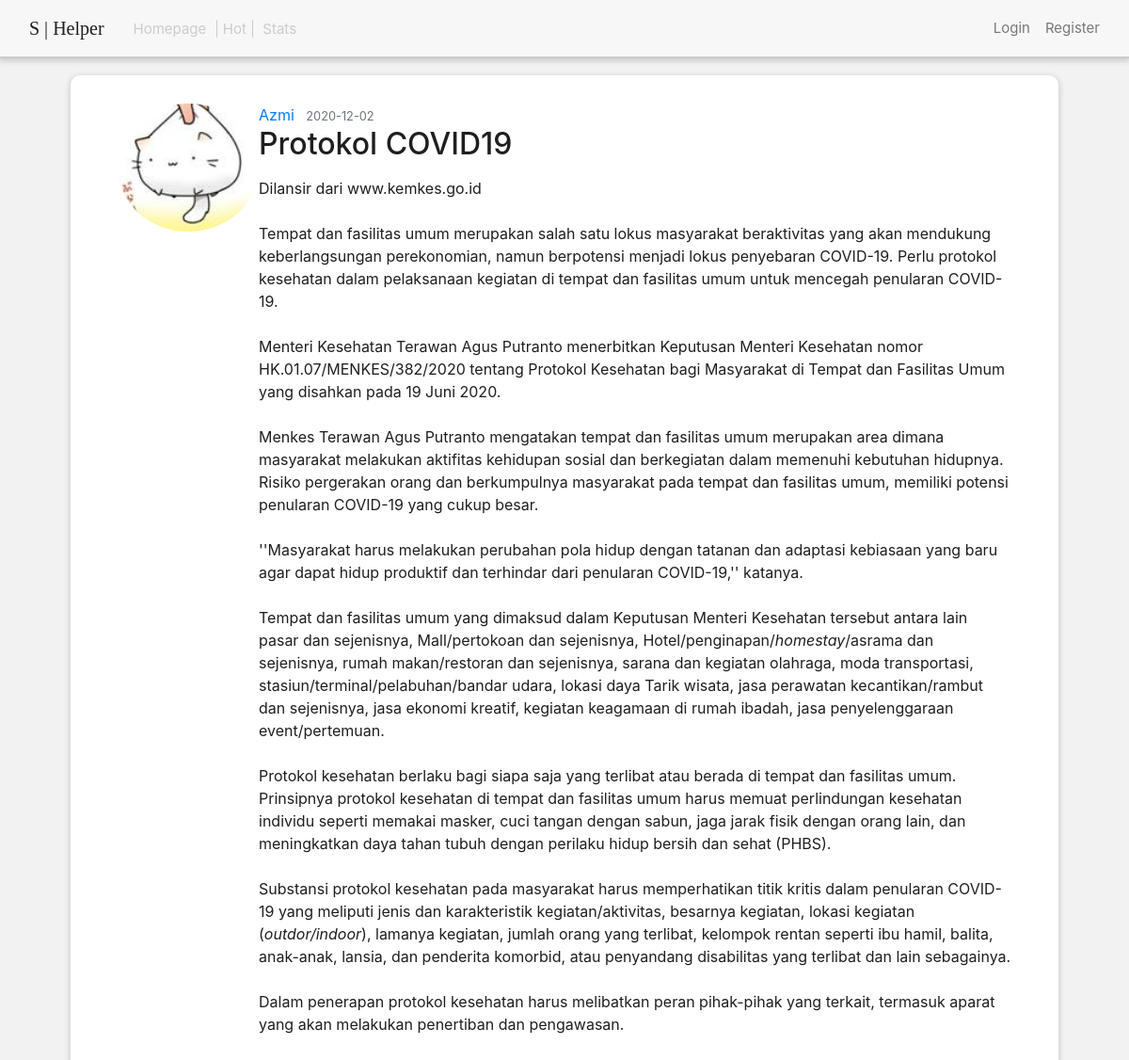
Page /post/7 on the committed database.
### hub/models.py (models this page shows, shortened)
class User(db.Model, UserMixin):
    id = db.Column(db.Integer, primary_key=True)
    username = db.Column(db.String(20), unique=True, nullable=False)
    email = db.Column(db.String(120), unique=True, nullable=False)
    image_file = db.Column(db.String(20), nullable=False, default='default.jpg')
    password = db.Column(db.String(60), nullable=False)
    posts = db.relationship('Post', backref='author', lazy=True)

class Post(db.Model):
    id = db.Column(db.Integer, primary_key=True)
    title = db.Column(db.String(100), nullable=False)
    date_posted = db.Column(db.DateTime, nullable=False, default=datetime.utcnow)
    content = db.Column(db.Text, nullable=False)
    user_id = db.Column(db.Integer, db.ForeignKey('user.id'), nullable=False)

### hub/routes.py (the view)
@app.route("/post/<int:post_id>")
def post(post_id):
    post = Post.query.get_or_404(post_id)
    return render_template('post.html', title=post.title, post=post)

### hub/templates/post.html (shortened to what this page needs)
{% extends "no_sidebar.index.html" %}
{% block navbar %}
    <div class="cpx-15 button_cont">
        <a class="button_txt sf_semibold_sel right_mar dehigh" href="{{ url_for('front') }}">Homepage</a>
        <a class="button_txt middle_mar dehigh sf_semibold_sel" href="/#">Hot</a>
        <a class="button_txt sf_semibold_sel left_mar dehigh" href="{{ url_for('stats') }}">Stats</a>
    </div>
{% endblock navbar %}
{% block body %}
  <article class="media sidbar white_bg shadow_lol sidbar_padding">
    <img class="article_image rounded-circle" src="{{ url_for('static', filename='profile_pics/' + post.author.image_file) }}">
    <div class="media-body">
      <div class="article-metadata">
        <a class="mr-2" href="#">{{ post.author.username }}</a>
        <small class="text-muted">{{ post.date_posted.strftime('%Y-%m-%d') }}</small>
      </div>
      <h2 class="article-title">{{ post.title }}</h2>
      <p class="article-content">{{ post.content | safe }}</p>
    </div>
  </article>
{% endblock body %}

### hub/static/customCss/shelper.css (style rules this page uses)
body { font-family: "SF Pro Display"; background-color: #F2F2F2; color: #1F1F1F; }
.white_bg { background-color: white; }
.shadow_lol { box-shadow: 0px 2px 6px 1px rgba(0, 0, 0, 0.16); }
.button_txt { font-size: 15px; text-decoration: none; color: #787878; }
.button_cont { border: 1px solid rgba(203, 203, 203, 0); }
.cpx-15 { padding-right: 15px; padding-left: 15px; border-radius: 5px; }
.dehigh { color: #CBCBCB; }
.middle_mar { padding-right: 6px; padding-left: 6px; border-left: 1px solid #CBCBCB; border-right: 1px solid #CBCBCB; transition: 0.3s; }
.left_mar { margin-left: 6px; transition: 0.3s; }
.right_mar { margin-right: 6px; transition: 0.3s; }
.sidbar { margin-right: 0px; margin-top: 5rem; border-radius: 10px; }
.sidbar_padding { padding: 30px 50px 30px 50px; }
.article_image { width: 150px }

### rows in the picture
User: image_file (picture), author.username "Azmi"
Post: date_posted "2020-12-02", title "Protokol COVID19", content "Dilansir dari www.kemkes.go.id Tempat dan fasilitas umum merupakan salah satu lokus masyarakat beraktivitas yang akan mendukung keberlangsungan perekonomian, namun berpotensi menjadi lokus penyebaran COVID-19. Perlu protokol kesehatan dalam pelaksanaan kegiatan di tempat dan fasilitas umum untuk mencegah penularan COVID-19. Menteri Kesehatan Terawan Agus Putranto menerbitkan Keputusan Menteri Kesehatan nomor HK.01.07/MENKES/382/2020 tentang Protokol Kesehatan bagi Masyarakat di Tempat dan Fasilitas Umum yang disahkan pada 19 Juni 2020. Menkes Terawan Agus Putranto mengatakan tempat dan fasilitas umum merupakan area dimana masyarakat melakukan aktifitas kehidupan sosial dan berkegiatan dalam…"
